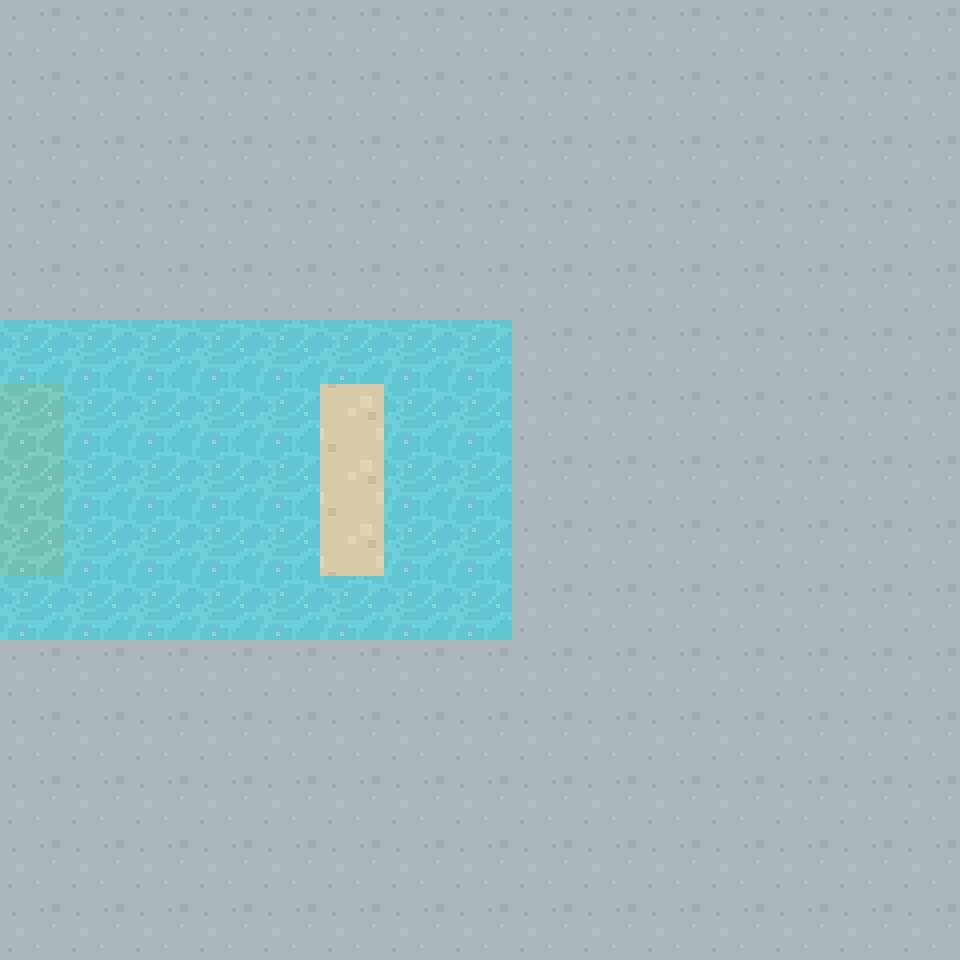

A level layout from a 2D game, rendered from its tile map. Below: a short description, then the map file with its tile-grid data intact:
An orthogonal 15x15 tile map with 64x64 px tiles, 1 tile layer (Tile Layer 1) and 2 objects (STAIRDOWN, WEST).

<map version="1.5" tiledversion="1.5.0" orientation="orthogonal" renderorder="right-down" width="15" height="15" tilewidth="64" tileheight="64" infinite="0" nextlayerid="3" nextobjectid="4">
 <tileset firstgid="1" source="../64TilesheetDungeon.tsx" />
 <layer id="1" name="Tile Layer 1" width="15" height="15">
  <data encoding="csv">
68,68,68,68,68,68,68,68,68,68,68,68,68,68,68,
68,68,68,68,68,68,68,68,68,68,68,68,68,68,68,
68,68,68,68,68,68,68,68,68,68,68,68,68,68,68,
68,68,68,68,68,68,68,68,68,68,68,68,68,68,68,
68,68,68,68,68,68,68,68,68,68,68,68,68,68,68,
321,321,321,321,321,321,321,321,68,68,68,68,68,68,68,
326,321,321,321,321,423,321,321,68,68,68,68,68,68,68,
326,321,321,321,321,423,321,321,68,68,68,68,68,68,68,
326,321,321,321,321,423,321,321,68,68,68,68,68,68,68,
321,321,321,321,321,321,321,321,68,68,68,68,68,68,68,
68,68,68,68,68,68,68,68,68,68,68,68,68,68,68,
68,68,68,68,68,68,68,68,68,68,68,68,68,68,68,
68,68,68,68,68,68,68,68,68,68,68,68,68,68,68,
68,68,68,68,68,68,68,68,68,68,68,68,68,68,68,
68,68,68,68,68,68,68,68,68,68,68,68,68,68,68
</data>
 </layer>
 <objectgroup id="2" name="Object Layer 1">
  <object id="2" name="STAIRDOWN" x="320" y="384" width="64" height="192" />
  <object id="3" name="WEST" x="0" y="384" width="64" height="192" />
 </objectgroup>
</map>
